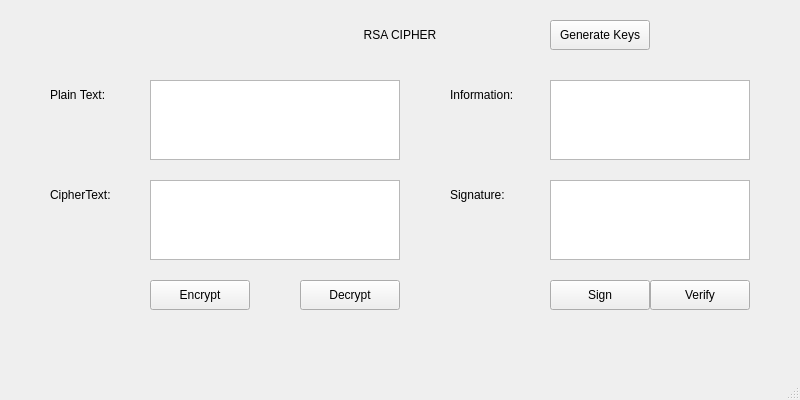
<?xml version="1.0" encoding="UTF-8"?>
<ui version="4.0">
 <class>RSA_Cipher</class>
 <widget class="QMainWindow" name="RSA_Cipher">
  <property name="geometry">
   <rect>
    <x>0</x>
    <y>0</y>
    <width>800</width>
    <height>400</height>
   </rect>
  </property>
  <property name="windowTitle">
   <string>RSA Cipher</string>
  </property>
  <widget class="QWidget" name="centralwidget">
   <widget class="QLabel" name="label_title">
    <property name="geometry">
     <rect>
      <x>300</x>
      <y>20</y>
      <width>200</width>
      <height>30</height>
     </rect>
    </property>
    <property name="text">
    <string>RSA CIPHER</string>
    </property>
    <property name="alignment">
     <set>Qt::AlignCenter</set>
    </property>
   </widget>
   <widget class="QPushButton" name="btn_generate_keys">
    <property name="geometry">
     <rect>
      <x>550</x>
      <y>20</y>
      <width>100</width>
      <height>30</height>
     </rect>
    </property>
    <property name="text">
     <string>Generate Keys</string>
    </property>
   </widget>
   <widget class="QLabel" name="label_plain_text">
    <property name="geometry">
     <rect>
      <x>50</x>
      <y>80</y>
      <width>100</width>
      <height>30</height>
     </rect>
    </property>
    <property name="text">
     <string>Plain Text:</string>
    </property>
   </widget>
   <widget class="QPlainTextEdit" name="txt_plain_text">
    <property name="geometry">
     <rect>
      <x>150</x>
      <y>80</y>
      <width>250</width>
      <height>80</height>
     </rect>
    </property>
   </widget>
   <widget class="QLabel" name="label_cipher_text">
    <property name="geometry">
     <rect>
      <x>50</x>
      <y>180</y>
      <width>100</width>
      <height>30</height>
     </rect>
    </property>
    <property name="text">
     <string>CipherText:</string>
    </property>
   </widget>
   <widget class="QPlainTextEdit" name="txt_cipher_text">
    <property name="geometry">
     <rect>
      <x>150</x>
      <y>180</y>
      <width>250</width>
      <height>80</height>
     </rect>
    </property>
   </widget>
   <widget class="QPushButton" name="btn_encrypt">
    <property name="geometry">
     <rect>
      <x>150</x>
      <y>280</y>
      <width>100</width>
      <height>30</height>
     </rect>
    </property>
    <property name="text">
     <string>Encrypt</string>
    </property>
   </widget>
   <widget class="QPushButton" name="btn_decrypt">
    <property name="geometry">
     <rect>
      <x>300</x>
      <y>280</y>
      <width>100</width>
      <height>30</height>
     </rect>
    </property>
    <property name="text">
     <string>Decrypt</string>
    </property>
   </widget>
   <widget class="QLabel" name="label_information">
    <property name="geometry">
     <rect>
      <x>450</x>
      <y>80</y>
      <width>100</width>
      <height>30</height>
     </rect>
    </property>
    <property name="text">
     <string>Information:</string>
    </property>
   </widget>
   <widget class="QPlainTextEdit" name="txt_information">
    <property name="geometry">
     <rect>
      <x>550</x>
      <y>80</y>
      <width>200</width>
      <height>80</height>
     </rect>
    </property>
   </widget>
   <widget class="QLabel" name="label_signature">
    <property name="geometry">
     <rect>
      <x>450</x>
      <y>180</y>
      <width>100</width>
      <height>30</height>
     </rect>
    </property>
    <property name="text">
     <string>Signature:</string>
    </property>
   </widget>
   <widget class="QPlainTextEdit" name="txt_signature">
    <property name="geometry">
     <rect>
      <x>550</x>
      <y>180</y>
      <width>200</width>
      <height>80</height>
     </rect>
    </property>
   </widget>
   <widget class="QPushButton" name="btn_sign">
    <property name="geometry">
     <rect>
      <x>550</x>
      <y>280</y>
      <width>100</width>
      <height>30</height>
     </rect>
    </property>
    <property name="text">
     <string>Sign</string>
    </property>
   </widget>
   <widget class="QPushButton" name="btn_verify">
    <property name="geometry">
     <rect>
      <x>650</x>
      <y>280</y>
      <width>100</width>
      <height>30</height>
     </rect>
    </property>
    <property name="text">
     <string>Verify</string>
    </property>
   </widget>
  </widget>
  <widget class="QStatusBar" name="statusbar"/>
 </widget>
 <resources/>
 <connections/>
</ui>
